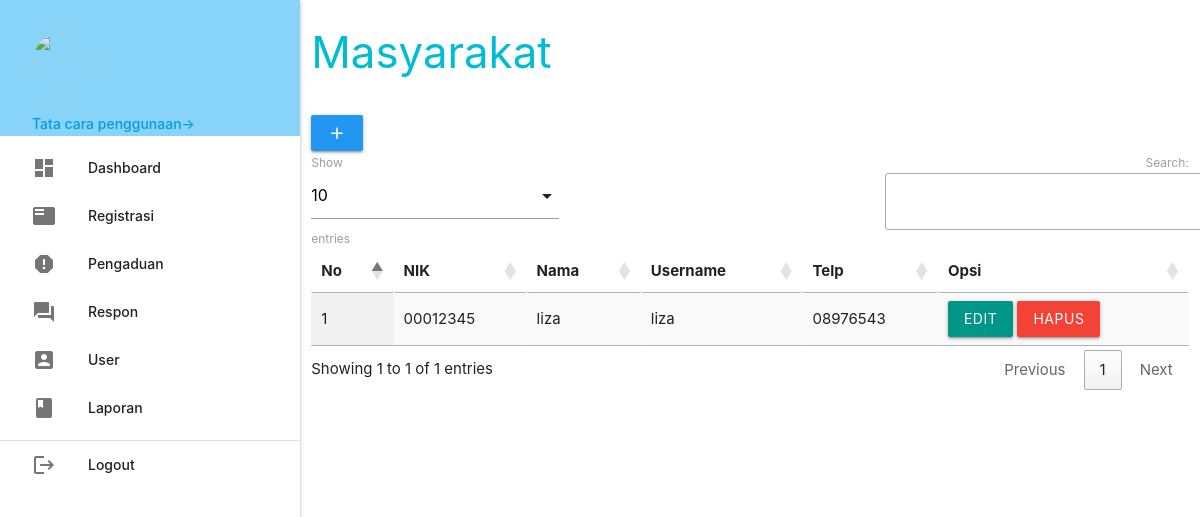
The app's page /admin/index.php?p=registrasi (signed in) with its own data.
### tables this page shows
CREATE TABLE `masyarakat` (
  `nik` varchar(16) NOT NULL,
  `nama` varchar(35) NOT NULL,
  `username` varchar(25) NOT NULL,
  `password` varchar(255) NOT NULL,
  `telp` varchar(13) NOT NULL
);

### admin/registrasi.php (the view, shortened to what this page needs)
      <div class="row">
      	<div class="col s12 m9">
      		<h3 class="cyan-text">Masyarakat</h3>
      	</div>
      	<div class="col s12 m3">
      		<div class="section"></div>
      	</div>
      </div>
<table id="example" class="display responsive-table" style="width:100%">
<a class="waves-effect waves-light btn modal-trigger blue" href="#modal1"><i class="material-icons">add</i></a>
      	<thead>
      		<tr>
      			<th>No</th>
      			<th>NIK</th>
      			<th>Nama</th>
      			<th>Username</th>
      			<th>Telp</th>
      			<th>Opsi</th>
      		</tr>
      	</thead>
      	<tbody>
      		<?php
		$no = 1;
		$query = mysqli_query($koneksi, "SELECT * FROM masyarakat ORDER BY nik ASC");
		while ($r = mysqli_fetch_assoc($query)) { ?>
      			<tr>
      				<td><?php echo $no++; ?></td>
      				<td><?php echo $r['nik']; ?></td>
      				<td><?php echo $r['nama']; ?></td>
      				<td><?php echo $r['username']; ?></td>
      				<td><?php echo $r['telp']; ?></td>
      				<td><a class="btn teal modal-trigger" href="#regis_edit?nik=<?php echo $r['nik'] ?>">Edit</a> <a onclick="return confirm('Anda Yakin Ingin Menghapus Y/N')" class="btn red" href="index.php?p=regis_hapus&nik=<?php echo $r['nik'] ?>">Hapus</a></td>
      			</tr>
      		<?php  }
		?>
      	</tbody>
      </table>

### records on screen
masyarakat: nik "00012345", nama "liza", username "liza", telp "08976543"
